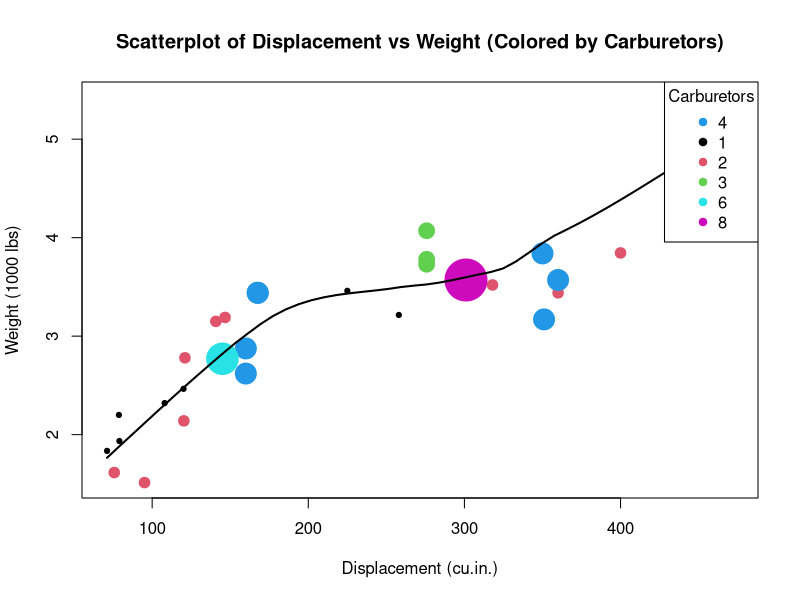

The R source for this figure:
# Load the mtcars dataset (it's built-in)
data(mtcars)

# Open a PNG device to save the plot (optional)
png("scatterplot_disp_wt_carb.png", width = 1920, height = 1080, res = 300)

# Create the scatter plot
plot(mtcars$disp, mtcars$wt, 
     col = as.factor(mtcars$carb), # Different colors for each carburetor count
     cex = mtcars$carb * 0.7,      # Size based on number of carburetors
     pch = 19,                     # Point type
     xlab = "Displacement (cu.in.)", 
     ylab = "Weight (1000 lbs)", 
     main = "Scatterplot of Displacement vs Weight (Colored by Carburetors)")

# Add a smooth trend line (LOESS regression)
lines(loess.smooth(mtcars$disp, mtcars$wt), col = "black", lwd = 2)

# Add a legend for carburetors (color-coded)
legend("topright", 
       legend = unique(mtcars$carb), 
       col = as.factor(unique(mtcars$carb)), 
       pch = 19, 
       title = "Carburetors")

# Close the device (if saving to a file)
dev.off()
